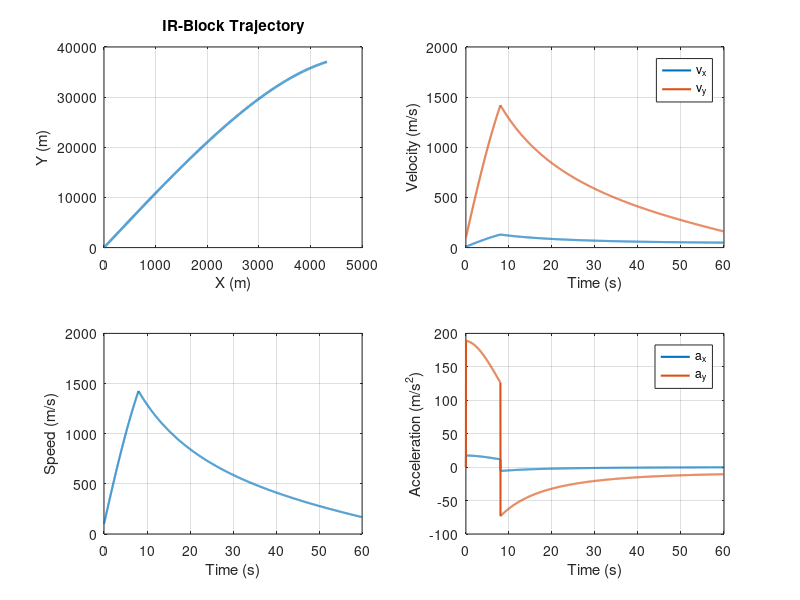

The MATLAB source for this figure:
%% Generated by RAG ModelSpec pipeline
% task_goal: 构建一个无人机飞行模型 继续构建 template_family=trajectory_ode
% model_id: missile_flight_2d
% generator_strategy: ir_composable_renderer
% template_family: trajectory_ode
% governing_form: ode
% solver: discrete_euler
% codegen_strategy: legacy_spec_adapter
% equation_fragments: constant_thrust_vector, quadratic_drag_planar, gravity_planar
% render_blocks: meta:comments, workspace:clear, setup:trajectory_ode:fragment_flags, declare:trajectory_ode:parameters, setup:trajectory_ode:time_grid, setup:trajectory_ode:state_arrays, setup:trajectory_ode:initial_conditions, solver:trajectory_ode:loop_begin, fragment:trajectory_ode:constant_thrust_vector, fragment:trajectory_ode:quadratic_drag_planar, fragment:trajectory_ode:gravity_planar, update:trajectory_ode:state, solver:trajectory_ode:loop_end, output:trajectory_ode:plots
% assumptions:
%   - 平面二维运动
%   - 忽略姿态高阶耦合
% evidence:
%   - model=missile_flight_2d, score=12.2064, id=128
%   - model=missile_flight_2d, score=11.1369, id=124
%   - model=missile_flight_2d, score=10.5828, id=127
%   - model=missile_flight_2d, score=9.7054, id=123
%   - model=missile_flight_2d, score=9.6191, id=126
%% IR-block-composed MATLAB model: 2D Missile Flight Dynamics
% family: trajectory_ode
% governing_form: ode
% solver: discrete_euler
% codegen_strategy: legacy_spec_adapter
% render_block: meta:comments
% render_block: workspace:clear
% render_block: setup:trajectory_ode:fragment_flags
% render_block: declare:trajectory_ode:parameters
% render_block: setup:trajectory_ode:time_grid
% render_block: setup:trajectory_ode:state_arrays
% render_block: setup:trajectory_ode:initial_conditions
% render_block: solver:trajectory_ode:loop_begin
% render_block: fragment:trajectory_ode:constant_thrust_vector
% render_block: fragment:trajectory_ode:quadratic_drag_planar
% render_block: fragment:trajectory_ode:gravity_planar
% render_block: update:trajectory_ode:state
% render_block: solver:trajectory_ode:loop_end
% render_block: output:trajectory_ode:plots
% fragment: constant_thrust_vector | library/native | equation_fragments | constant thrust projected to body axis | F_thrust = T * [cos(theta), sin(theta)]
% fragment: quadratic_drag_planar | library/native | equation_fragments | planar quadratic drag | F_drag = 0.5 * rho * Cd * A * ||v||^2 * v/||v||
% fragment: gravity_planar | library/native | equation_fragments | planar gravity | a_g = [0, -g]
% equation: dx/dt = vx
% equation: dy/dt = vy
% equation: m dv/dt = thrust_vector - drag_vector - gravity_vector

clear; clc; close all;

use_thrust = true;
use_drag = true;
use_gravity = true;

mass0 = 500.0;
thrust = 100000.0;
Cd = 0.32;
A = 0.08;
rho = 1.225;
g = 9.81;
launch_angle_deg = 85.0;
init_speed = 100.0;
burn_time = 8.0;
dt = 0.02;
T = 60.0;

t = 0:dt:T;
N = numel(t);

x = zeros(N,1);
y = zeros(N,1);
vx = zeros(N,1);
vy = zeros(N,1);
ax = zeros(N,1);
ay = zeros(N,1);

theta = deg2rad(launch_angle_deg);
vx(1) = init_speed * cos(theta);
vy(1) = init_speed * sin(theta);

for k = 2:N
    speed = hypot(vx(k-1), vy(k-1));

    if use_thrust
        current_thrust = thrust * (t(k-1) <= burn_time);
        thrust_x = current_thrust * cos(theta);
        thrust_y = current_thrust * sin(theta);
    else
        thrust_x = 0;
        thrust_y = 0;
    end

    if use_drag && speed > 1e-8
        drag = 0.5 * rho * Cd * A * speed^2;
        drag_x = drag * vx(k-1) / speed;
        drag_y = drag * vy(k-1) / speed;
    else
        drag_x = 0;
        drag_y = 0;
    end

    gravity_y = g * use_gravity;

    ax(k) = (thrust_x - drag_x) / max(mass0, 1e-9);
    ay(k) = (thrust_y - drag_y) / max(mass0, 1e-9) - gravity_y;
    vx(k) = vx(k-1) + ax(k) * dt;
    vy(k) = vy(k-1) + ay(k) * dt;
    x(k) = x(k-1) + vx(k) * dt;
    y(k) = max(0, y(k-1) + vy(k) * dt);
    if k > 5 && y(k) <= 0 && vy(k) < 0
        x(k+1:end) = x(k);
        y(k+1:end) = 0;
        vx(k+1:end) = vx(k);
        vy(k+1:end) = 0;
        break;
    end

end

figure('Name', 'Trajectory Dynamics 2D');
subplot(2,2,1); plot(x, y, 'LineWidth', 1.8); grid on; xlabel('X (m)'); ylabel('Y (m)'); title('IR-Block Trajectory');
subplot(2,2,2); plot(t, vx, 'LineWidth', 1.5); hold on; plot(t, vy, 'LineWidth', 1.5); grid on; legend('v_x', 'v_y'); xlabel('Time (s)'); ylabel('Velocity (m/s)');
subplot(2,2,3); plot(t, hypot(vx, vy), 'LineWidth', 1.5); grid on; xlabel('Time (s)'); ylabel('Speed (m/s)');
subplot(2,2,4); plot(t, ax, 'LineWidth', 1.5); hold on; plot(t, ay, 'LineWidth', 1.5); grid on; legend('a_x', 'a_y'); xlabel('Time (s)'); ylabel('Acceleration (m/s^2)');
